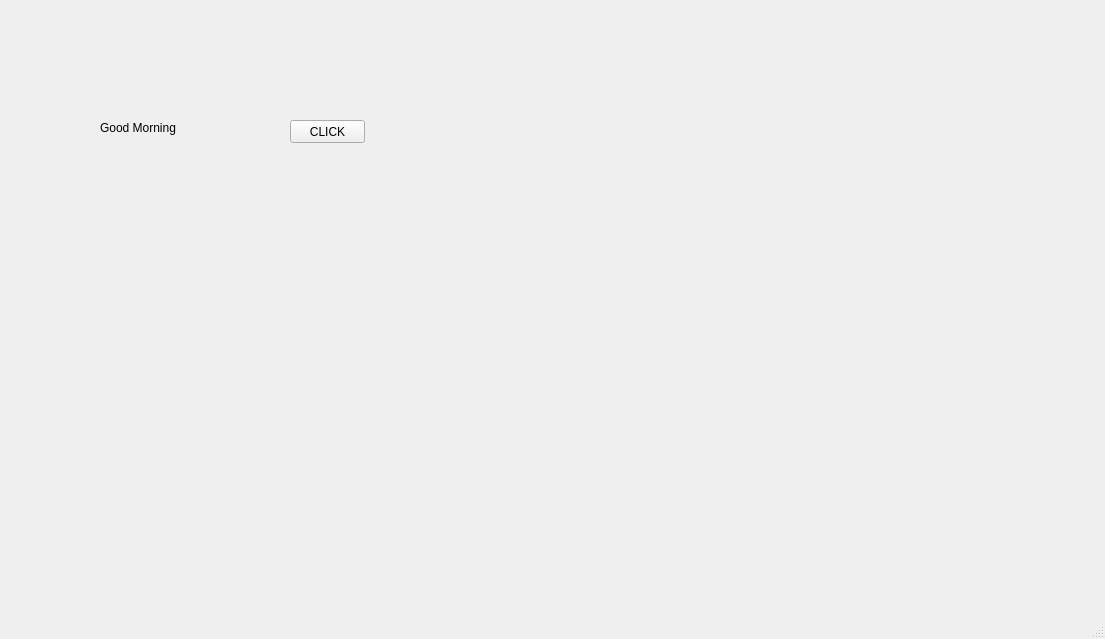
<?xml version="1.0" encoding="UTF-8"?>
<ui version="4.0">
 <class>MainWindow</class>
 <widget class="QMainWindow" name="MainWindow">
  <property name="geometry">
   <rect>
    <x>0</x>
    <y>0</y>
    <width>1105</width>
    <height>639</height>
   </rect>
  </property>
  <property name="windowTitle">
   <string>MainWindow</string>
  </property>
  <widget class="QWidget" name="centralwidget">
   <widget class="QLabel" name="lbl">
    <property name="geometry">
     <rect>
      <x>100</x>
      <y>120</y>
      <width>101</width>
      <height>16</height>
     </rect>
    </property>
    <property name="text">
     <string>Good Morning</string>
    </property>
   </widget>
   <widget class="QPushButton" name="pb">
    <property name="geometry">
     <rect>
      <x>290</x>
      <y>120</y>
      <width>75</width>
      <height>23</height>
     </rect>
    </property>
    <property name="text">
     <string>CLICK</string>
    </property>
   </widget>
  </widget>
  <widget class="QMenuBar" name="menubar">
   <property name="geometry">
    <rect>
     <x>0</x>
     <y>0</y>
     <width>1105</width>
     <height>21</height>
    </rect>
   </property>
  </widget>
  <widget class="QStatusBar" name="statusbar"/>
 </widget>
 <resources/>
 <connections/>
</ui>
